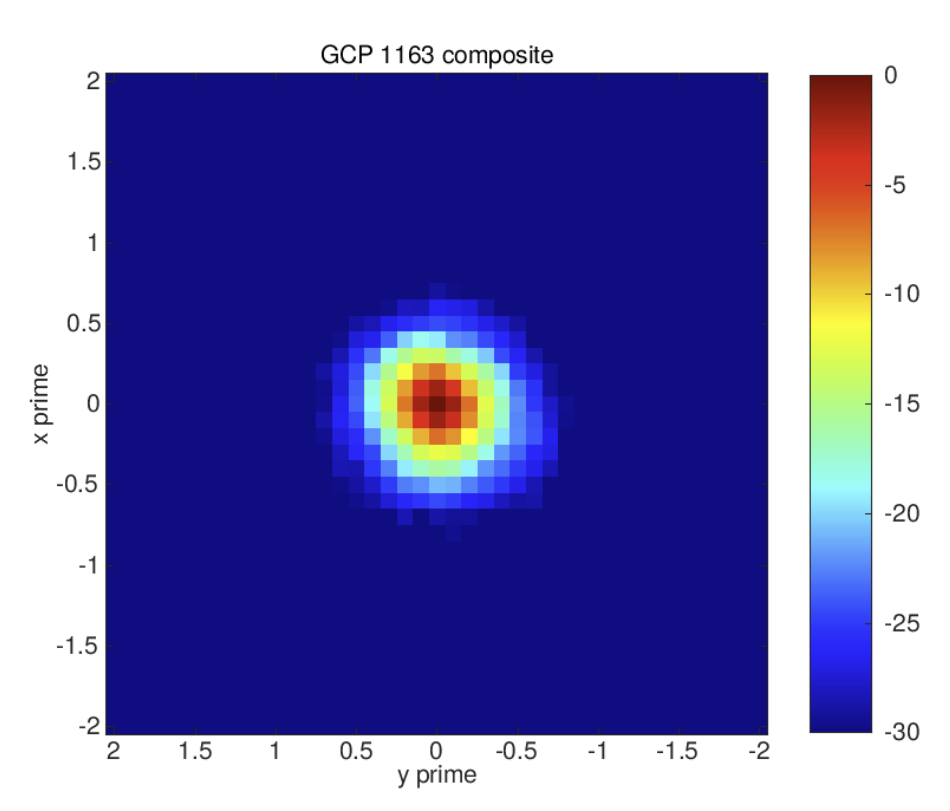
#> input picture images/Beam_B3FFBM.png, 950 x 811 px
$ jupyter execute --allow-errors sandbox.ipynb   (shell and % lines are left out)
#> lines starting #> are read from the running program, lines starting #| are printed output that depends on the picture
[cell 1]
import matplotlib.pyplot as plt
import numpy as np
import matplotlib.colors as colors
from matplotlib import cm
from scipy.spatial import KDTree
# from ipywidgets import interact
import matplotlib.image as mpimg
from matplotlib.ticker import NullLocator
from PIL import Image

[cell 2]
img = Image.open('images/Beam_B3FFBM.png', formats=['png'])
#> img is the input picture: PIL image 950x811 RGBA; mean R, G, B, A 115.7, 114.8, 176.9, 255

[cell 3]
img.mode
#> Out = 'RGBA'

[cell 4]
img = img.convert("RGBA")

[cell 5]
img.getdata()

[cell 6]
img = np.array(img.getdata()).reshape(img.size[1], img.size[0], 4)
#> img: shape (811, 950, 4) int64

[cell 7]
np.issubdtype(int, img.dtype)
#> Out = True

[cell 8]
plt.imshow(img)

[cell 9]
cbar_extents = (811,864,76,731)

[cell 10]
left = cbar_extents[0]
right = cbar_extents[1]
top = cbar_extents[2]
bottom = cbar_extents[3]

cbar = img[top:bottom+1, left:right+1,  :]
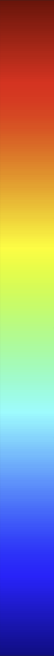
#> cbar: shape (656, 54, 4) int64; mean R, G, B, A 149.5, 138.5, 135.7, 255

[cell 11]
plt.imshow(cbar)

[cell 12]
cscale = np.mean(cbar, axis=1)
#> cscale = 656 rows, first 6: [88.96, 25, 17.02, 255], [105, 21, 11, 255], [106, 21, 11, 255], [108, 22, 11.02, 255], [108, 22, 11.02, 255], [111, 23, 12.02, 255]

[cell 13]
cscale
#> Out has the same summary as cscale

[cell 14]
list(map(tuple, cscale))
#> Out = 656 items, first 6: (88.96, 25, 17.02, 255), (105, 21, 11, 255), (106, 21, 11, 255), (108, 22, 11.02, 255), (108, 22, 11.02, 255), (111, 23, 12.02, 255)

[cell 15]
clist = list(map(tuple, cscale))
#> clist has the same summary as Out
clist.reverse()
incmap = colors.LinearSegmentedColormap.from_list("input_cmap", clist)

[cell 16]
incmap

[cell 17]
plt.get_cmap('jet')(range(256))

[cell 18]
cin = incmap
cout = plt.get_cmap('viridis')

sub=256
d=0.2

oshape = img.shape
#> oshape = (811, 950, 4)

cinsub = cin.resampled(sub)(range(sub))
#> cinsub = 256 rows, first 6: [1, 1, 1, 1], [1, 1, 1, 1], [1, 1, 1, 1], [1, 1, 1, 1], [1, 1, 1, 1], [1, 1, 1, 1]
K = KDTree(cinsub)
oshape = img.shape
img_data = img.reshape((-1,4))
res = K.query(img_data, distance_upper_bound=d)
indices = res[1]
l = len(cinsub)
#> l = 256
indices = indices.reshape(oshape[:2])
#> indices: shape (811, 950) int64; every value is 256
remapped = indices
indices.max()
mask = (res[0].reshape(oshape[:2]) > 0.9)
#> mask: shape (811, 950) bool; every value is 1
remapped = remapped / (l-1)
#> remapped: shape (811, 950) float64; every value is 1
msk = [mask]*3
#> msk = 3 items
msk.append(np.ones_like(mask))
mask = np.stack(msk, axis=-1)
#> mask: shape (811, 950, 4) bool; every value is 1
blend = np.where(mask, img, cout(remapped).astype(float)[:,:,:4])

[cell 19]
print(blend)
#> (printed output is left out)
print(np.max(blend))
#| 255.0
print(np.min(blend))
#| 0.0

#> (a cell that did not finish here is left out)

[cell 21]
np.min(blend)
#> Out = 0


$ run again, with images/cone_inferno.jpg saved as images/Beam_B3FFBM.png
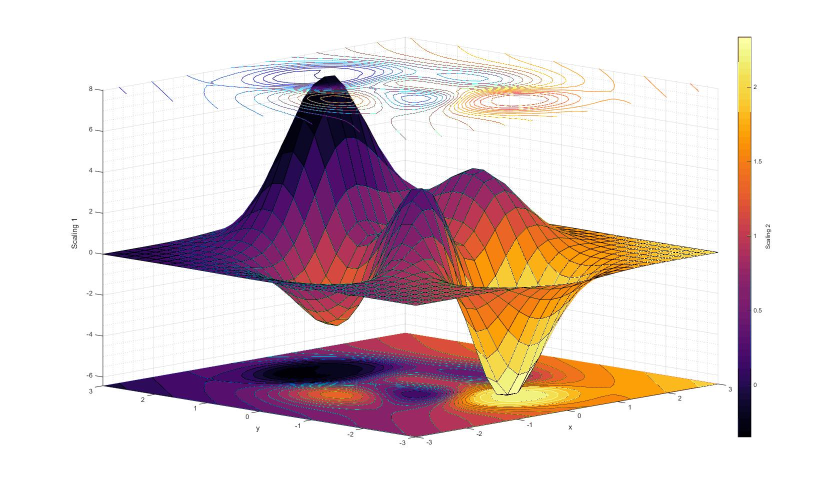
#> input picture images/cone_inferno.jpg, 1680 x 982 px (shown at 1/2 size)
#> img is the input picture: PIL image 1680x982 RGB; mean R, G, B 225.7, 210.2, 210.3
#> `cbar = img[top:bottom+1, left:right+1,  :]`:
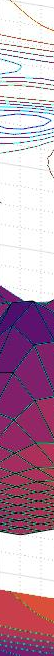
#> cbar: shape (656, 54, 4) int64; mean R, G, B, A 190.2, 155.3, 175.9, 255
#> cscale = 656 rows, first 6: [249.2, 248.2, 246.3, 255], [246.9, 245.9, 243.5, 255], [249.9, 249.3, 246.3, 255], [247.9, 247.1, 244, 255], [247.7, 247.1, 244.2, 255], [245.2, 243.8, 241, 255]
#> `cscale`: Out has the same summary as cscale
#> `list(map(tuple, cscale))`: Out = 656 items, first 6: (249.2, 248.2, 246.3, 255), (246.9, 245.9, 243.5, 255), (249.9, 249.3, 246.3, 255), (247.9, 247.1, 244, 255), (247.7, 247.1, 244.2, 255), (245.2, 243.8, 241, 255)
#> clist has the same summary as Out
#> cinsub = 256 rows, first 6: [1, 1, 1, 1], [1, 1, 1, 1], [1, 1, 1, 1], [1, 1, 1, 1], [1, 1, 1, 1], [1, 1, 1, 1]
#> l = 256
#> indices: shape (982, 1680) int64; every value is 256
#> remapped: shape (982, 1680) float64; every value is 1
#> msk = 3 items
#> (printed output is left out)
#| 255.0
#| 0.0
#> `np.min(blend)`: Out = 0
